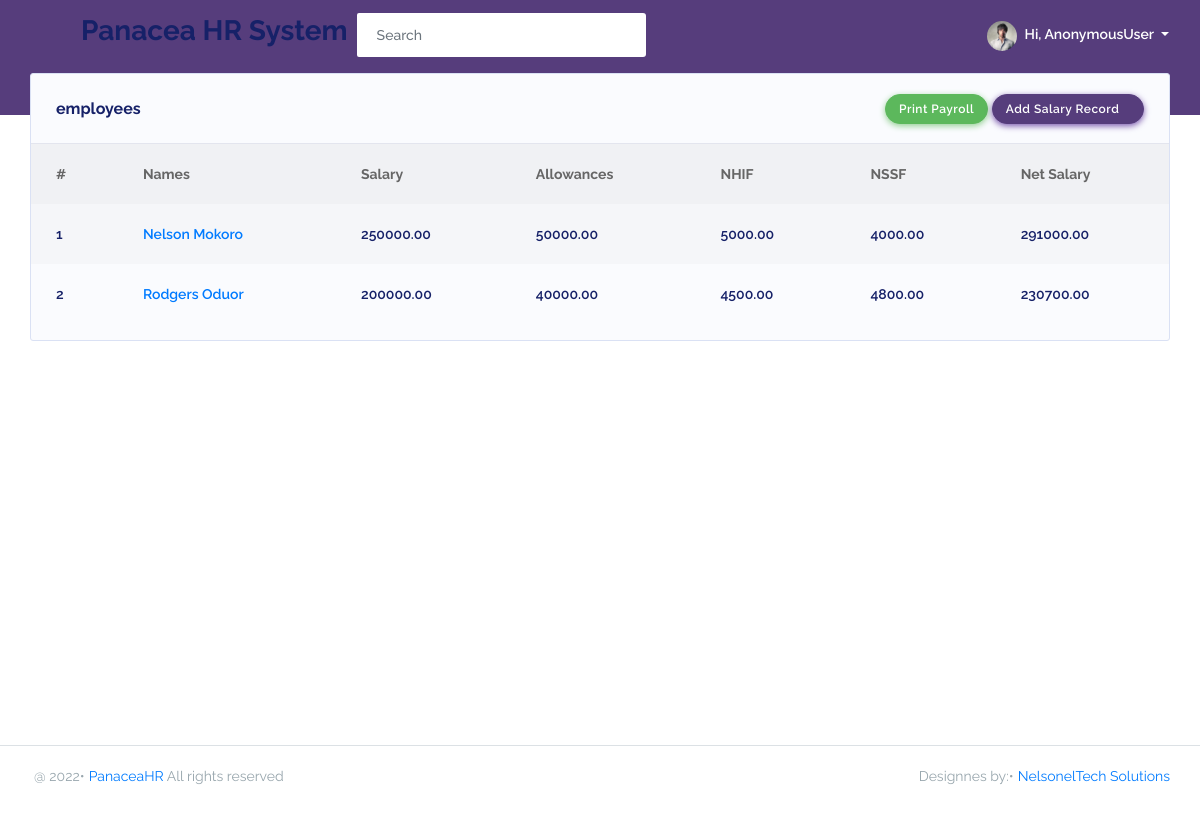
The app's page /dashboard/salary/, older data.
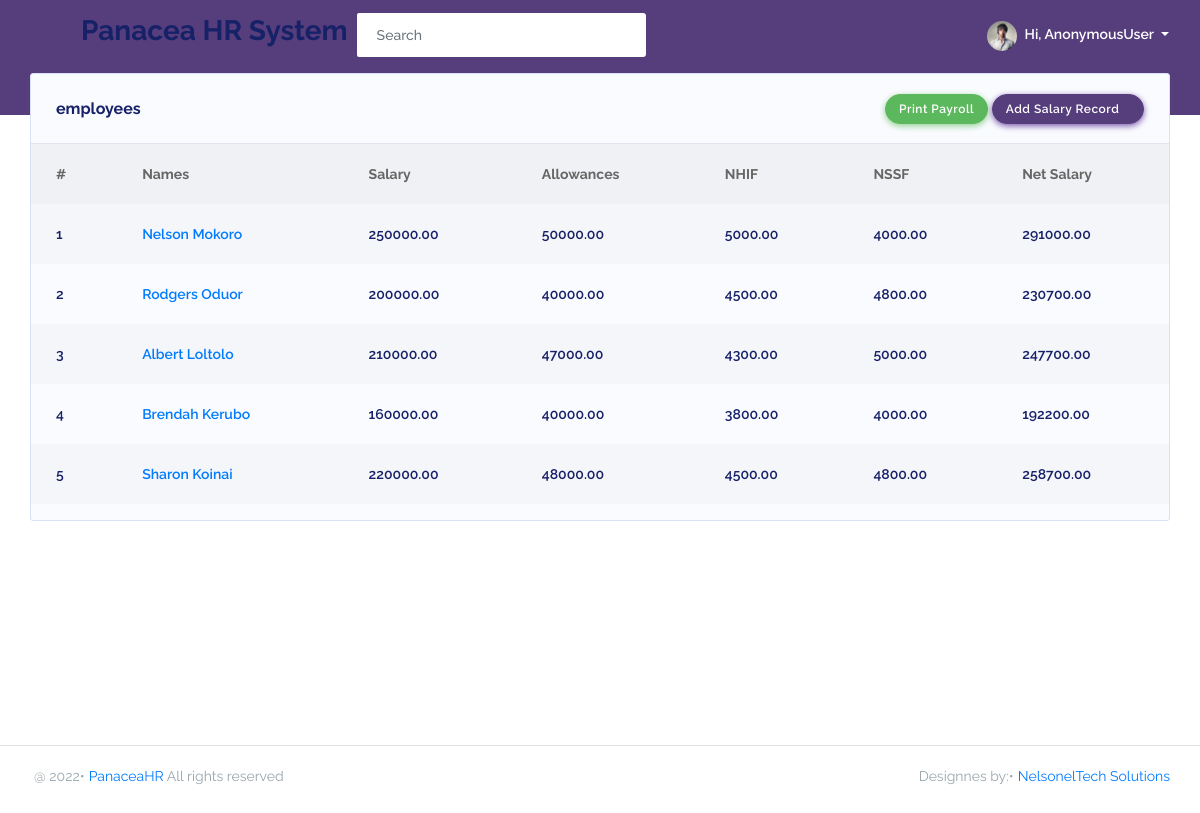
The same page, newer data.
### PanaceaApp/models.py (models this page shows, shortened)
class Sallary(models.Model):
    employee = models.ForeignKey(Employee, on_delete=models.SET_NULL, null=True)
    salary = models.DecimalField(max_digits=10, decimal_places=2, default=0.00)
    allowance = models.DecimalField(max_digits=10, decimal_places=2, default=0.00)
    nhif = models.DecimalField(max_digits=10, decimal_places=2, default=0.00)
    nssf = models.DecimalField(max_digits=10, decimal_places=2, default=0.00)
    netSalary = models.DecimalField(max_digits=10, decimal_places=2, default=0.00)
    @property
    def netSalary(self):
        return (self.salary + self.allowance)-(self.nhif + self.nssf)

class Employee(models.Model):
    GENDER = (('male', 'MALE'), ('female', 'FEMALE'), ('other', 'OTHER'))
    fullname = models.CharField(max_length=255, blank=True, null=True)
    dateofbirth = models.DateField(blank=True, null=True)
    gender = models.CharField(choices=GENDER, max_length=10, blank=True, null=True)
    department = models.ForeignKey(Department, on_delete=models.SET_NULL, null=True)
    position = models.CharField(max_length=50, blank=True, null=True)
    email = models.EmailField(blank=True, null=True)
    idnumber = models.CharField(max_length=20, blank=True, null=True)
    telephone = models.CharField(max_length=20, blank=True, null=True)
    idphoto = models.ImageField(upload_to='static/media', blank=True, null=True)
    nssfphoto = models.ImageField(upload_to='static/media', blank=True, null=True)
    nhifphoto = models.ImageField(upload_to='static/media', blank=True, null=True)
    updated = models.DateTimeField(auto_now=True, null=True)
    created = models.DateTimeField(auto_now_add=True, null=True)
    class Meta:
        ordering = ['-updated', '-created']

### PanaceaApp/views.py (the view)
# urls.py: path('salary/', views.salary, name='salary'),
def salary(request):
    salarys = Sallary.objects.all()
    context = {'salarys': salarys}
    return render(request, 'PanaceaApp/salary.html', context)

### PanaceaApp/templates/PanaceaApp/salary.html
{% extends 'main.html' %}
{% block content %}
{% load static %}
<div class="main-content">
    <section class="section">
        <div class="row row-deck">
            <div class="col-12">
                <div class="card">
                    <div class="card-header">
                        <h4>employees</h4>
                        <div class="card-header-action">
                                <button class="btn btn-success" onclick="printDiv()" type="submit">Print Payroll</button>
                            <a href="{% url 'addSalary' %}" class="btn btn-primary">Add Salary Record<i
                                    class="fas fa-chevron-right"></i></a>
                        </div>
                    </div>
                    <div class="card-body p-0">
                        <div class="table-responsive table-invoice">
                            <table class="table table-striped" id="table-1">
                                <thead>
                                    <tr>
                                        <th>#</th>
                                        <th>Names</th>
                                        <th>Salary</th>
                                        <th>Allowances</th>
                                        <th>NHIF</th>
                                        <th>NSSF</th>
                                        <th>Net Salary</th>
                                    </tr>
                                </thead>
                                <tbody>
                                    {% for salary in salarys %}
                                    <tr>
                                        <td class="font-weight-600">{{forloop.counter}}</td>
                                        <td class="font-weight-600"><a class="font-weight-600"
                                            href="{% url 'salaryDetail' salary.id %}">{{salary.employee.fullname}}</a>
                                        </td>
                                        <td class="font-weight-600">{{salary.salary}}</td>
                                        <td class="font-weight-600">{{salary.allowance}}</td>
                                        <td class="font-weight-600">{{salary.nhif}}</td>
                                        <td class="font-weight-600">{{salary.nssf}}</td>
                                        <td class="font-weight-600">{{salary.netSalary}}</td>
                                    </tr>
                                    {% endfor %}
                                </tbody>
                            </table>
                        </div>
                    </div>
                </div>
            </div>
        </div>
    </section>
</div>
{% endblock %}

### templates/main.html (shortened to what this page needs)
{% load static %}
<!DOCTYPE html>
<html lang="en">
<head>
    <link rel="stylesheet" href="{% static 'assets/modules/bootstrap/css/bootstrap.min.css' %}">
    <link rel="stylesheet" href="{% static 'assets/modules/fontawesome/css/all.min.css' %}">
    <link rel="stylesheet" href="{% static 'assets/modules/jqvmap/dist/jqvmap.min.css' %}">
    <link rel="stylesheet" href="{% static 'assets/modules/summernote/summernote-bs4.css' %}">
    <link rel="stylesheet" href="{% static 'assets/modules/owlcarousel2/dist/assets/owl.carousel.min.css' %}">
    <link rel="stylesheet" href="{% static 'assets/modules/owlcarousel2/dist/assets/owl.theme.default.min.css' %}">
    <link rel="stylesheet" href="{% static 'assets/modules/fullcalendar/fullcalendar.min.css' %}">
    <link rel="stylesheet" href="{% static 'assets/modules/datatables/datatables.min.css' %}">
    <link rel="stylesheet"
        href="{% static 'assets/modules/datatables/DataTables-1.10.16/css/dataTables.bootstrap4.min.css' %}">
    <link rel="stylesheet" href="{% static 'assets/modules/datatables/Select-1.2.4/css/select.bootstrap4.min.css' %}">
    <link rel="stylesheet" href="{% static 'assets/css/style.min.css' %}">
    <link rel="stylesheet" href="{% static 'assets/css/components.min.css' %}">
</head>
<body class="layout-4">
    <div id="app">
        <div class="main-wrapper main-wrapper-1">
            {% include 'header.html' %}
            {% block content %}
            {% endblock %}
            {% include 'footer.html' %}
        </div>
    </div>
    <link rel="stylesheet" type="text/css" href="https://cdn.datatables.net/v/dt/jszip-2.5.0/dt-1.10.16/b-1.5.1/b-html5-1.5.1/datatables.min.css"/>
</body>
</html>

### templates/header.html (shortened to what this page needs)
{% load static %}
<nav class="navbar navbar-expand-lg main-navbar">
    <form class="form-inline mr-auto">
        <ul class="navbar-nav mr-3">
            <li><a href="#" data-toggle="sidebar" class="nav-link nav-link-lg"><i class="fas fa-bars"></i></a></li>
        </ul>
        <div class="pr-2">
            <h3>Panacea HR System</h3>
        </div>
        <div class="search-element">
            <input class="form-control" type="search" placeholder="Search" aria-label="Search" data-width="250">
            <button class="btn" type="submit"><i class="fas fa-search"></i></button>
        </div>
    </form>
    <ul class="navbar-nav navbar-right">
        <li class="dropdown">
            <a href="#" data-toggle="dropdown" class="nav-link dropdown-toggle nav-link-lg nav-link-user">
                <img alt="image" src="{% static 'assets/img/avatar/avatar-1.png' %}" class="rounded-circle mr-1">
                <div class="d-sm-none d-lg-inline-block">Hi, {{user}}</div>
            </a>
        </li>
    </ul>
</nav>

### templates/footer.html
<footer class="main-footer">
     <div class="footer-left">
          <div class="bullet">@ {% now 'Y' %}</div><a href="{% url 'home' %}">PanaceaHR</a> All rights reserved
     </div>
     <div class="footer-right">
          <div class="bullet">Designnes by:</div><a href="https://nelsoneltech.co.ke">NelsonelTech Solutions</a>
     </div>
</footer>

Row changes from the older to the newer data that the page shows:
added Sallary: employee.fullname "Albert Loltolo", salary "210000.00", allowance "47000.00", nhif "4300.00", nssf "5000.00", netSalary "247700.00"
added Sallary: employee.fullname "Brendah Kerubo", salary "160000.00", allowance "40000.00", nhif "3800.00", nssf "4000.00", netSalary "192200.00"
added Sallary: employee.fullname "Sharon Koinai", salary "220000.00", allowance "48000.00", nhif "4500.00", nssf "4800.00", netSalary "258700.00"
